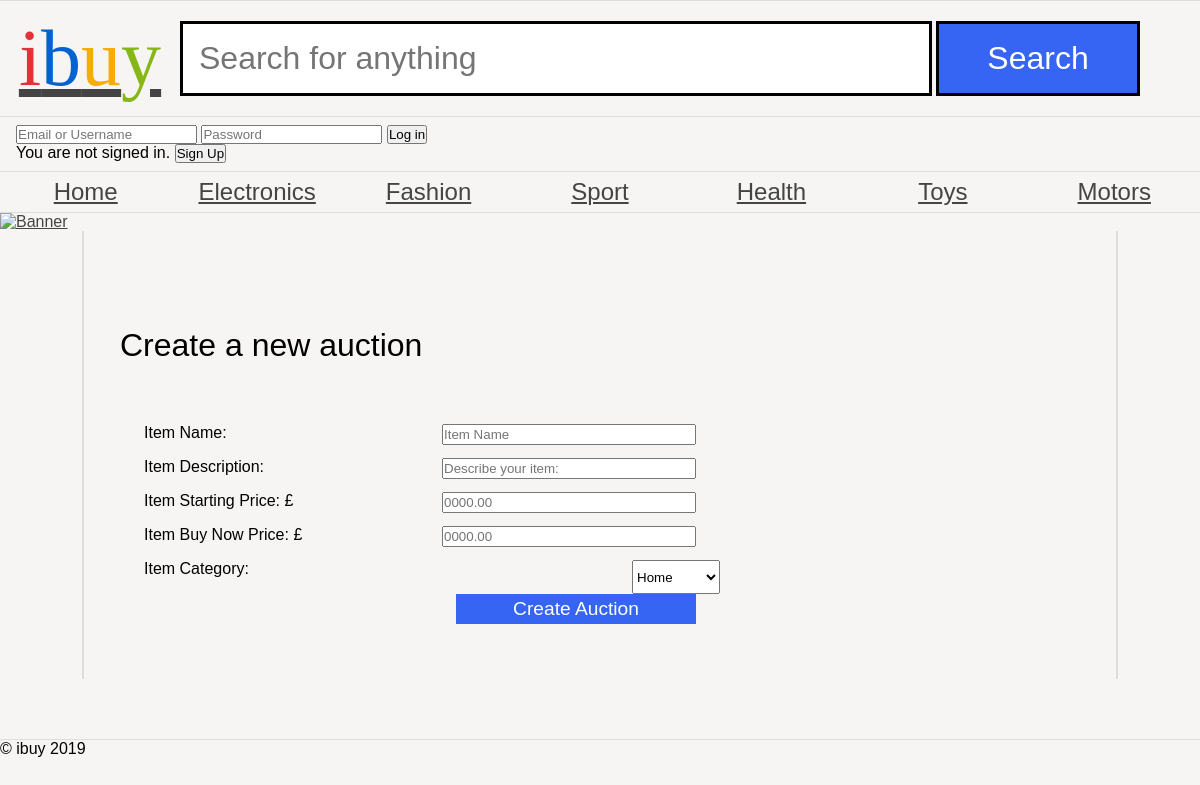
Screenshot of /default/public/createauction.php with the database file from the repository.
### tables this page shows
CREATE TABLE `categories` (
  `category_id` int(11) NOT NULL AUTO_INCREMENT,
  `category_name` varchar(45) NOT NULL,
  PRIMARY KEY (`category_id`)
);

### default/public/createauction.php (the view, shortened to what this page needs)
<?php
	require 'header.php';
?>
<main>
<h1>Create a new auction</h1>
<form action="createauctioninfo.php" method="POST">
    <label for="item_name">Item Name: </label><input type="text" id="item_name" name="item_name" placeholder="Item Name">
    <label for="item_desc">Item Description: </label><input type="textarea" id="item_desc" name="item_desc" placeholder="Describe your item:">
    <label for="start_price">Item Starting Price: £</label><input type="number" min="0.01" step="0.01" max="9999" id="start_price" name="start_price" placeholder="0000.00">
    <label for="buy_now_price">Item Buy Now Price: £</label><input type="number" min="0.01" step="0.01" max="9999" id="buy_now_price" name="buy_now_price" placeholder="0000.00">
    <label for="item_category">Item Category: </label>
    <select name="catselect" id="catselect"> <?php
    require 'dbconnect.php';
    $catliststmt = $pdo->query("SELECT * FROM categories");
    foreach ($catliststmt as $row) {
        echo '<option value="' . $row['category_name'] . '">' . $row['category_name'] . '</option>';
    } ?>
    </select>
    <input type="submit" name="createauctioninfo-submit" value="Create Auction" />
</form>
</main>
<?php
	require 'footer.php';
?>

### default/public/nav.php
<?php
require 'dbconnect.php';
$navitems = $pdo->query('SELECT * FROM categories');
foreach ($navitems as $row) {
	echo '<li class="catList"><a href="category.php?category=' . $row['category_name'] . '">' . $row['category_name'] . '</a></li>';
}
?>

### default/public/ibuy.css (style rules this page uses)
* { margin: 0; padding: 0; }
body { font-family: 'Oxygen-Regular', sans-serif; background-color: #f6f5f4; max-width: 100vw; overflow-x: hidden; }
h1, h2, h3, h4 { font-weight: normal; }
a, a:visited { color: #444; }
form { display: block; }
body > nav ul li:last-child a:after { position: absolute; }
body > nav ul li { flex: 1; }
body > nav ul li a { display: block; text-align: center; padding-top: 0.5vw; padding-bottom: 0.5vw; font-size: 1.5em; }
main { padding: 3vw; display: block; overflow: hidden; width: 80vw; margin: auto; border-left: 2px solid #ddd; border-right: 2px solid #ddd; }
main h1 { margin-top: 5vw; margin-bottom: 5vw; }
main form { display: flex; flex-wrap: wrap; width: 50vw; }
main form label, main form input { flex-grow: 1; width: 20vw; margin-bottom: 1em; margin-right: 2vw; margin-left: 2vw; }
main form input[type=submit] { background-color: #3665f3; color: white; flex-grow: 0; margin-left: auto; font-size: 1.2em; padding: 0.2em; cursor: pointer; border: 0; }

### rows the page displays
categories: category_name "Home"
categories: category_name "Electronics"
categories: category_name "Fashion"
categories: category_name "Sport"
categories: category_name "Health"
categories: category_name "Toys"
categories: category_name "Motors"

### other values shown
form field catselect "Home"
